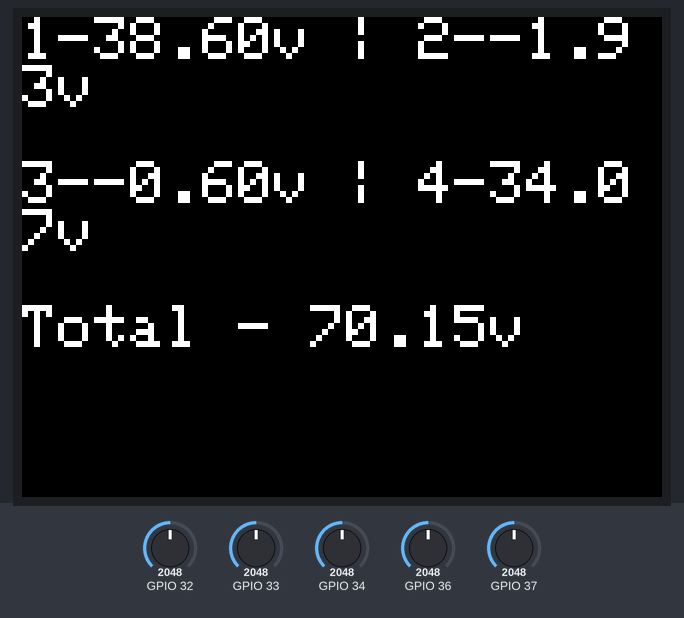
Recording of a program running on a simulated ESP32. On the bench: 320×240 colour display. Inputs (shaded band) come from the test bench; at power-on: GPIO 32 = 2048, GPIO 33 = 2048, GPIO 34 = 2048, GPIO 36 = 2048, GPIO 37 = 2048. What the program prints to the serial monitor is not drawn.

Above: at 1.9 s.
2.0 s: GPIO 32 set to 2866
At 4.1 s:
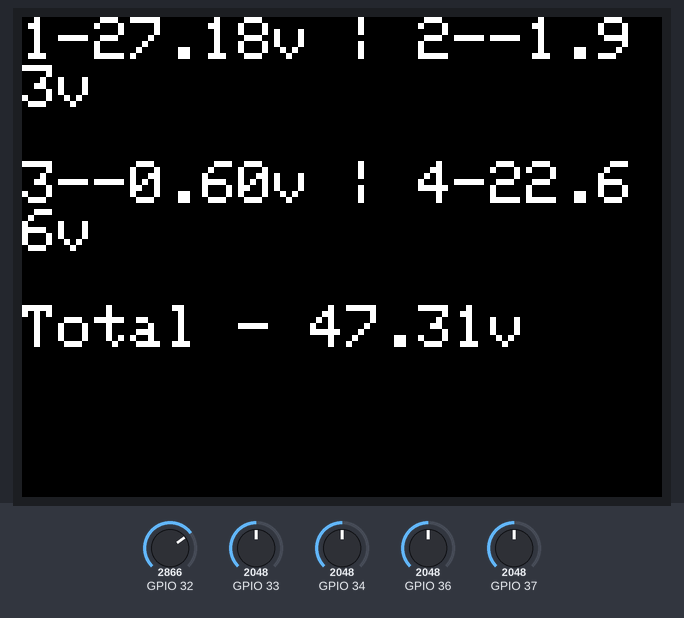
5.0 s: GPIO 33 set to 2866
At 6.9 s:
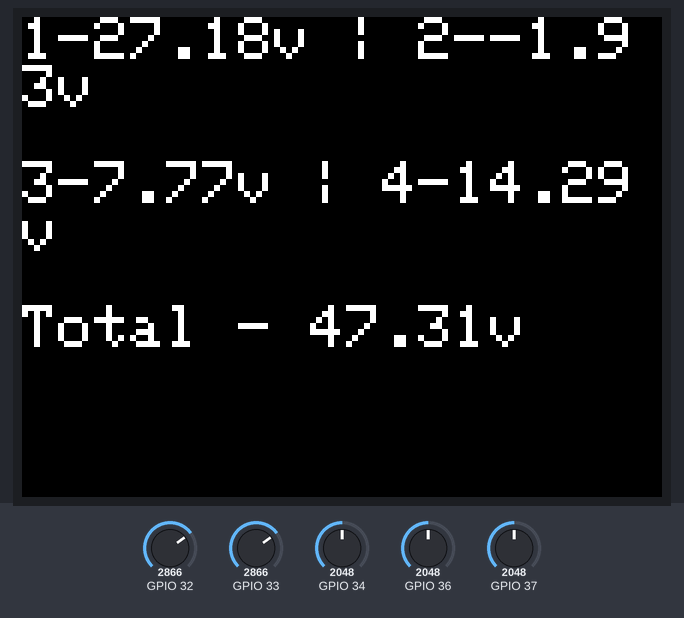
8.0 s: GPIO 34 set to 2866
At 9.8 s:
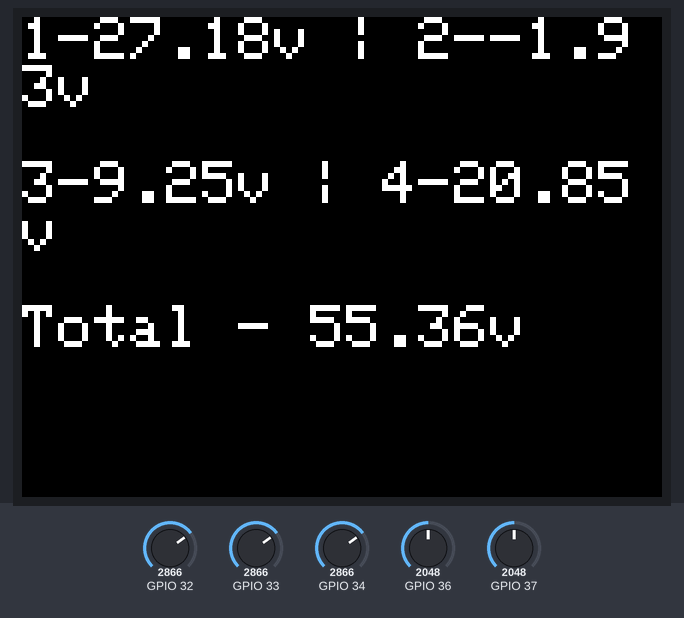
10.9 s: GPIO 36 set to 2866
At 12.6 s:
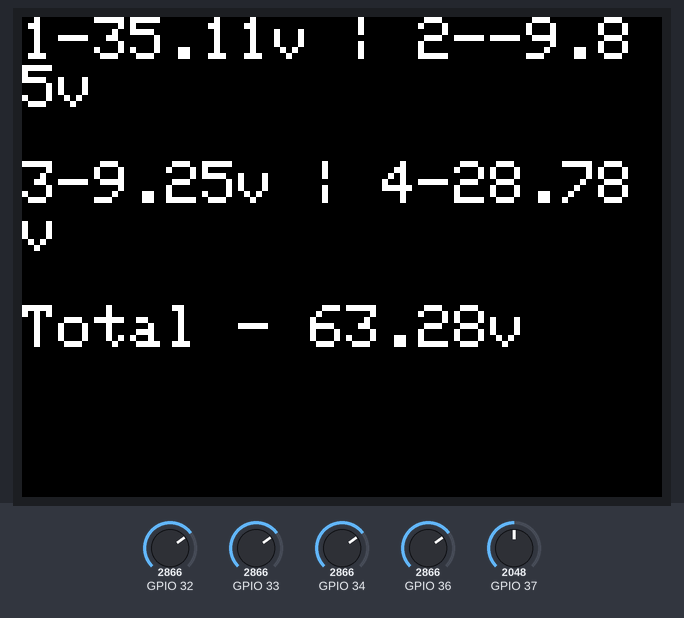
13.9 s: GPIO 37 set to 2866
At 15.6 s:
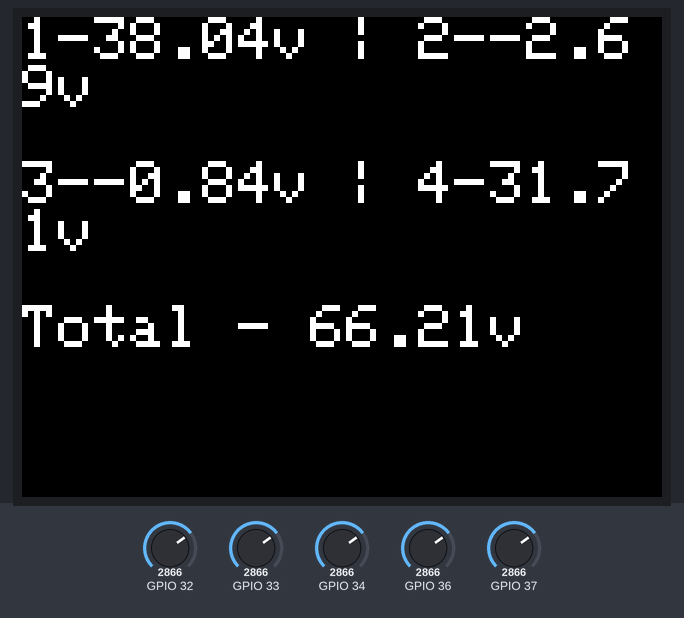
16.7 s: GPIO 32 set to 3972
At 19.3 s:
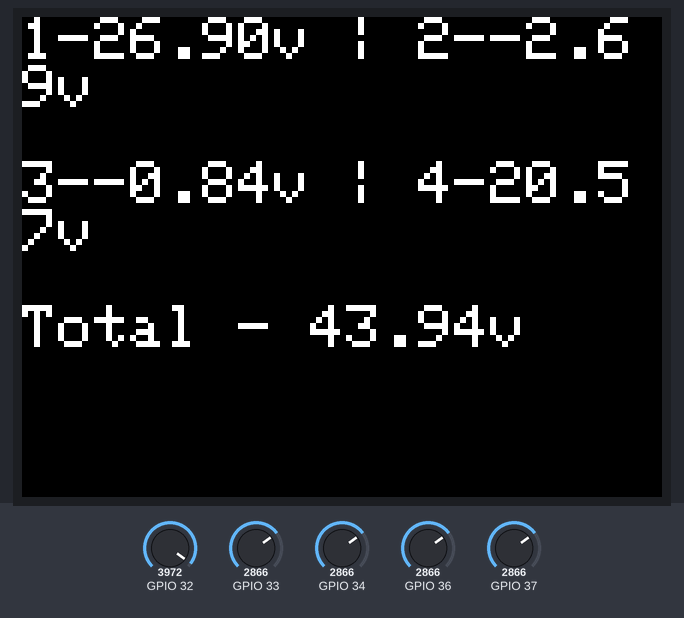
Timing chart, 0 to 20.7 s (numbered marks = the images above; inputs shaded):
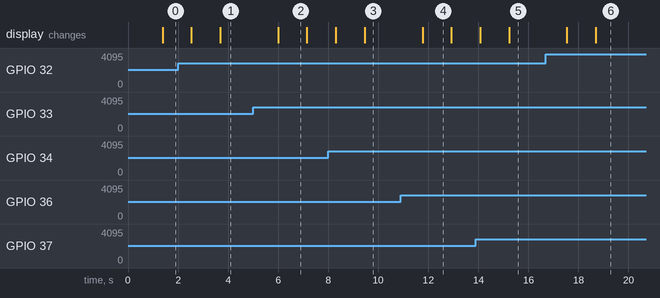

Measured:
- after the input at 2.0 s, the display: first changes after 0.54 s (image 1 shows a later state)
- after the input at 5.0 s, the display: changes after 1.0 s (image 2)
- after the input at 8.0 s, the display: first changes after 0.31 s (image 3 shows a later state)
- after the input at 10.9 s, the display: changes after 0.87 s (image 4)
- after the input at 13.9 s, the display: first changes after 0.18 s (image 5 shows a later state)
- after the input at 16.7 s, the display: first changes after 0.84 s (image 6 shows a later state)
- what the display in image 2 shows lasts 1.2 s, from 6.0 s to 7.2 s

The program:

main.cpp
```cpp
#include <Arduino.h>
#include <math.h>
#include <Battery.h>
#include <Adafruit_ILI9341.h>
#include <SPI.h>
#include <Adafruit_GFX.h>
#include <Adafruit_I2CDevice.h>
// #include <ArduinoIoTCloud.h>

#ifdef ESP8266
#define STMPE_CS 16
#define TFT_CS   0
#define TFT_DC   15
#define SD_CS    2
#elif defined(ESP32) && !defined(ARDUINO_ADAFRUIT_FEATHER_ESP32S2)
#define STMPE_CS 32
#define TFT_CS   15
#define TFT_DC   33
#define SD_CS    14

#else
// Anything else, defaults!
#define STMPE_CS 6
#define TFT_CS   9
#define TFT_DC   10
#define SD_CS    5
#endif


Adafruit_ILI9341 tft = Adafruit_ILI9341(TFT_CS, TFT_DC);

float cell1V = 0.00;
float cell2V = 0.00;
float cell3V = 0.00;
float cell4V = 0.00;
float calV = 0.00;
float supplyV = 0.00;
float cell1Cal = 50.00 - 2.80;
float cell2Cal = 50.00 - 6.65;
float cell3Cal = 50.00 - 7.85;
float cell4Cal = 50.00 - 16.90;
float zenerV = 4.0;
float cell1AverageVal = 0.00;
float cell2AverageVal = 0.00;
float cell3AverageVal = 0.00;
float cell4AverageVal = 0.00;
float cell1AverageV = 0.00;
float cell2AverageV = 0.00;
float cell3AverageV = 0.00;
float cell4AverageV = 0.00;
float totalV = 0.00;

// float balanceVal = 4.20v; FUTURE CELL BALANCER

int zenerVal = 0;
int cell1Val = 0;
int cell2Val = 0;
int cell3Val = 0;
int cell4Val = 0;
int averages = 100;

/* FUTURE CELL BALANCER v2
int cell1Bal = 2;
int cell1Bal = 3;
int cell1Bal = 4;
int cell1Bal = 5;
*/

    unsigned long tftText(){
    unsigned long start = micros();
  tft.fillScreen(ILI9341_BLACK);
  tft.setCursor(0, 0);
  //tft.setTextSize(1.0);
  tft.print("1-");
  tft.print(cell1AverageV);
  tft.print("v");
  tft.print(" | ");

 // tft.setCursor(0, 20);
  //tft.setTextSize(1.0);
  tft.print("2-");
  tft.print(cell2AverageV);
  tft.print("v");
  tft.println(" ");
  tft.println(" ");

  //tft.setCursor(0, 40);
  //tft.setTextSize(1.0);
  tft.print("3-");
  tft.print(cell3AverageV);
  tft.print("v");
  tft.print(" | ");

  //tft.setCursor(0, 60);
  //tft.setTextSize(1.0);
  tft.print("4-");
  tft.print(cell4AverageV);
  tft.print("v");
  tft.println(" ");
  tft.println(" ");

 // tft.setCursor(0, 80);
  //tft.setTextSize(1.0);
  tft.print("Total - ");
  tft.print(totalV);
  tft.println("v");
    return micros() - start;
    }
//tft.print("zener Value = ");
//tft.println(zenerVal);

void setup() {
  Serial.begin(115200);
  tft.begin(); // FUTURE TFT SCREEN
  tft.fillScreen(ILI9341_BLACK); // FUTURE TFT SCREEN
  tft.setCursor(0, 0);
  tft.setTextColor(ILI9341_WHITE);
  tft.setTextSize(3.0);
  uint8_t rotation = 1; {
  tft.setRotation(rotation);
  }


 /* FUTURE CELL BALANCER
 pinMode(cell1Bal, OUTPUT);
  pinMode(cell2Bal, OUTPUT);
  pinMode(cell3Bal, OUTPUT);
  pinMode(cell4Bal, OUTPUT);
  */
}

void loop() {

for (int i = 0; i < averages; i++){
    zenerVal = analogRead(A4);
    supplyV = (zenerV * 4095.00) / zenerVal;
    calV = (supplyV - 5.00) * 10.00;

    cell1Val = analogRead(A0);
    cell2Val = analogRead(A1);
    cell3Val = analogRead(A5);
    cell4Val = analogRead(A6);

    cell1V = (cell1Val * (cell1Cal + calV)) / 4095;
    cell2V = (cell2Val * (cell2Cal + calV)) / 4095;
    cell3V = (cell3Val * (cell3Cal + calV)) / 4095;
    cell4V = (cell4Val * (cell4Cal + calV)) / 4095;

    cell1AverageVal = cell1AverageVal + cell1V;
    cell2AverageVal = cell2AverageVal + cell2V;
    cell3AverageVal = cell3AverageVal + cell3V;
    cell4AverageVal = cell4AverageVal + cell4V;

    delay(10);
    }
cell1AverageV = cell1AverageVal / averages;
cell2AverageV = cell2AverageVal / averages;
cell3AverageV = cell3AverageVal / averages;
cell4AverageV = cell4AverageVal / averages;

cell2AverageV = cell2AverageV - cell1AverageV;
cell3AverageV = cell3AverageV - (cell2AverageV + cell1AverageV);
cell4AverageV = cell4AverageV - (cell3AverageV + cell2AverageV);

totalV = cell1AverageV + cell2AverageV + cell3AverageV + cell4AverageV;

tftText();
// OPTIONAL - SERIAL MONITOR FOR DEBUGGING
Serial.print("Cell 1 Voltage = ");
Serial.println(cell1AverageV);
Serial.print("Cell 2 Voltage = ");
Serial.println(cell2AverageV);
Serial.print("Cell 3 Voltage = ");
Serial.println(cell3AverageV);
Serial.print("Cell 4 Voltage = ");
Serial.println(cell4AverageV);

Serial.println(" ");

Serial.print("Supply Voltage = ");
Serial.println(supplyV);

Serial.println(" ");

Serial.print("Cell 1 Value = ");
Serial.println(cell1Val);
Serial.print("Cell 2 Value = ");
Serial.println(cell2Val);
Serial.print("Cell 3 Value = ");
Serial.println(cell3Val);
Serial.print("Cell 4 Value = ");
Serial.println(cell4Val);

Serial.println(" ");

Serial.print("Zen Val = ");
Serial.println(zenerVal);

cell1AverageVal = 0;
cell2AverageVal = 0;
cell3AverageVal = 0;
cell4AverageVal = 0;

}
```
